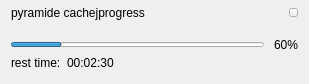
<?xml version="1.0" encoding="UTF-8"?>
<ui version="4.0">
 <class>CMapPyramidCacheWgt</class>
 <widget class="QWidget" name="CMapPyramidCacheWgt">
  <property name="geometry">
   <rect>
    <x>0</x>
    <y>0</y>
    <width>309</width>
    <height>84</height>
   </rect>
  </property>
  <property name="windowTitle">
   <string>CMapPyramidCacheWgt</string>
  </property>
  <layout class="QVBoxLayout" name="verticalLayout">
   <property name="spacing">
    <number>0</number>
   </property>
   <property name="leftMargin">
    <number>0</number>
   </property>
   <property name="topMargin">
    <number>0</number>
   </property>
   <property name="rightMargin">
    <number>0</number>
   </property>
   <property name="bottomMargin">
    <number>0</number>
   </property>
   <item>
    <widget class="QWidget" name="TopWgt" native="true">
     <property name="minimumSize">
      <size>
       <width>0</width>
       <height>25</height>
      </size>
     </property>
     <property name="maximumSize">
      <size>
       <width>16777215</width>
       <height>25</height>
      </size>
     </property>
     <layout class="QHBoxLayout" name="horizontalLayout_2">
      <property name="topMargin">
       <number>2</number>
      </property>
      <property name="bottomMargin">
       <number>2</number>
      </property>
      <item>
       <widget class="QLabel" name="titleLabel">
        <property name="text">
         <string>pyramide cachejprogress</string>
        </property>
       </widget>
      </item>
      <item>
       <spacer name="horizontalSpacer_2">
        <property name="orientation">
         <enum>Qt::Horizontal</enum>
        </property>
        <property name="sizeHint" stdset="0">
         <size>
          <width>40</width>
          <height>20</height>
         </size>
        </property>
       </spacer>
      </item>
      <item>
       <widget class="QPushButton" name="closeBtn">
        <property name="minimumSize">
         <size>
          <width>9</width>
          <height>9</height>
         </size>
        </property>
        <property name="maximumSize">
         <size>
          <width>9</width>
          <height>9</height>
         </size>
        </property>
        <property name="text">
         <string/>
        </property>
       </widget>
      </item>
     </layout>
    </widget>
   </item>
   <item>
    <widget class="QWidget" name="ContainerWgt" native="true">
     <layout class="QVBoxLayout" name="verticalLayout_2">
      <property name="spacing">
       <number>0</number>
      </property>
      <item>
       <layout class="QHBoxLayout" name="horizontalLayout_3">
        <property name="spacing">
         <number>10</number>
        </property>
        <item>
         <widget class="QProgressBar" name="cacheBar">
          <property name="minimumSize">
           <size>
            <width>0</width>
            <height>5</height>
           </size>
          </property>
          <property name="maximumSize">
           <size>
            <width>16777215</width>
            <height>5</height>
           </size>
          </property>
          <property name="value">
           <number>20</number>
          </property>
          <property name="alignment">
           <set>Qt::AlignRight|Qt::AlignTrailing|Qt::AlignVCenter</set>
          </property>
          <property name="textVisible">
           <bool>false</bool>
          </property>
         </widget>
        </item>
        <item>
         <widget class="QLabel" name="valueLbl">
          <property name="text">
           <string>60%</string>
          </property>
         </widget>
        </item>
       </layout>
      </item>
      <item>
       <layout class="QHBoxLayout" name="horizontalLayout">
        <item>
         <widget class="QLabel" name="label">
          <property name="sizePolicy">
           <sizepolicy hsizetype="Preferred" vsizetype="Fixed">
            <horstretch>0</horstretch>
            <verstretch>0</verstretch>
           </sizepolicy>
          </property>
          <property name="text">
           <string>rest time:</string>
          </property>
         </widget>
        </item>
        <item>
         <widget class="QLabel" name="remainTimeLbl">
          <property name="sizePolicy">
           <sizepolicy hsizetype="Preferred" vsizetype="Fixed">
            <horstretch>0</horstretch>
            <verstretch>0</verstretch>
           </sizepolicy>
          </property>
          <property name="contextMenuPolicy">
           <enum>Qt::NoContextMenu</enum>
          </property>
          <property name="text">
           <string>00:02:30</string>
          </property>
         </widget>
        </item>
        <item>
         <spacer name="horizontalSpacer">
          <property name="orientation">
           <enum>Qt::Horizontal</enum>
          </property>
          <property name="sizeHint" stdset="0">
           <size>
            <width>40</width>
            <height>20</height>
           </size>
          </property>
         </spacer>
        </item>
       </layout>
      </item>
     </layout>
    </widget>
   </item>
  </layout>
 </widget>
 <layoutdefault spacing="6" margin="11"/>
 <resources/>
 <connections/>
</ui>
